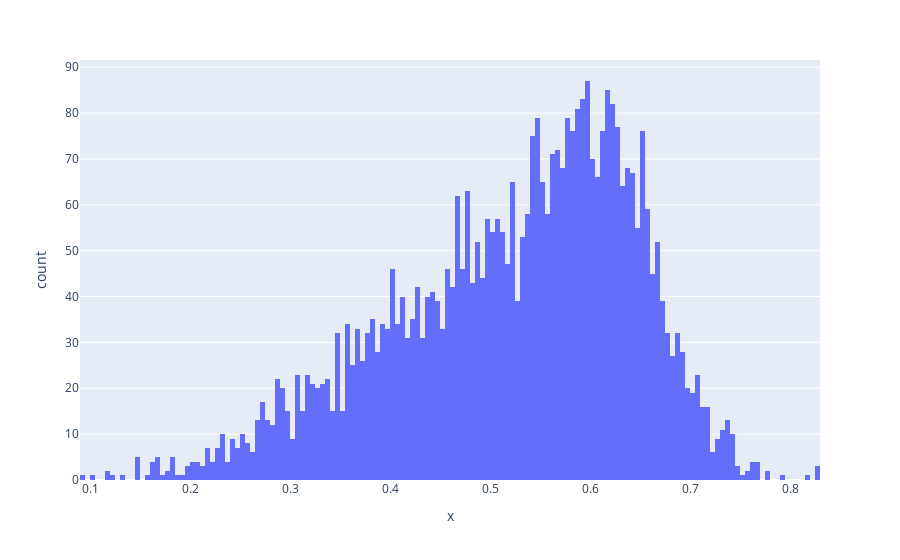

Notebook code for this chart:
### Code cell
from scipy.stats import burr
aux=burr.rvs(resultado4["burr"]["c"], resultado4["burr"]["d"], resultado4["burr"]["loc"], resultado4["burr"]["scale"], size=4177)
data["Length_sinteticos"]=aux
fig_synt = px.histogram(x=data["Length_sinteticos"], nbins=200)
fig_synt.show()

### Figure 1 — Plotly figure (JSON) as saved in the notebook; plotly's stock layout.template omitted (floating-point values rounded to 4 significant figures; data arrays with more than 128 entries replaced by an {"elided": "..."} marker saying what was removed)
{"data": [{"alignmentgroup": "True", "bingroup": "x", "hovertemplate": "x=%{x}<br>count=%{y}<extra></extra>", "legendgroup": "", "marker": {"color": "#636efa", "pattern": {"shape": ""}}, "name": "", "nbinsx": 200, "offsetgroup": "", "orientation": "v", "showlegend": false, "type": "histogram", "x": {"elided": "4177 float values"}, "xaxis": "x", "yaxis": "y"}], "layout": {"barmode": "relative", "legend": {"tracegroupgap": 0}, "margin": {"t": 60}, "xaxis": {"anchor": "y", "domain": [0, 1], "title": {"text": "x"}}, "yaxis": {"anchor": "x", "domain": [0, 1], "title": {"text": "count"}}}}
